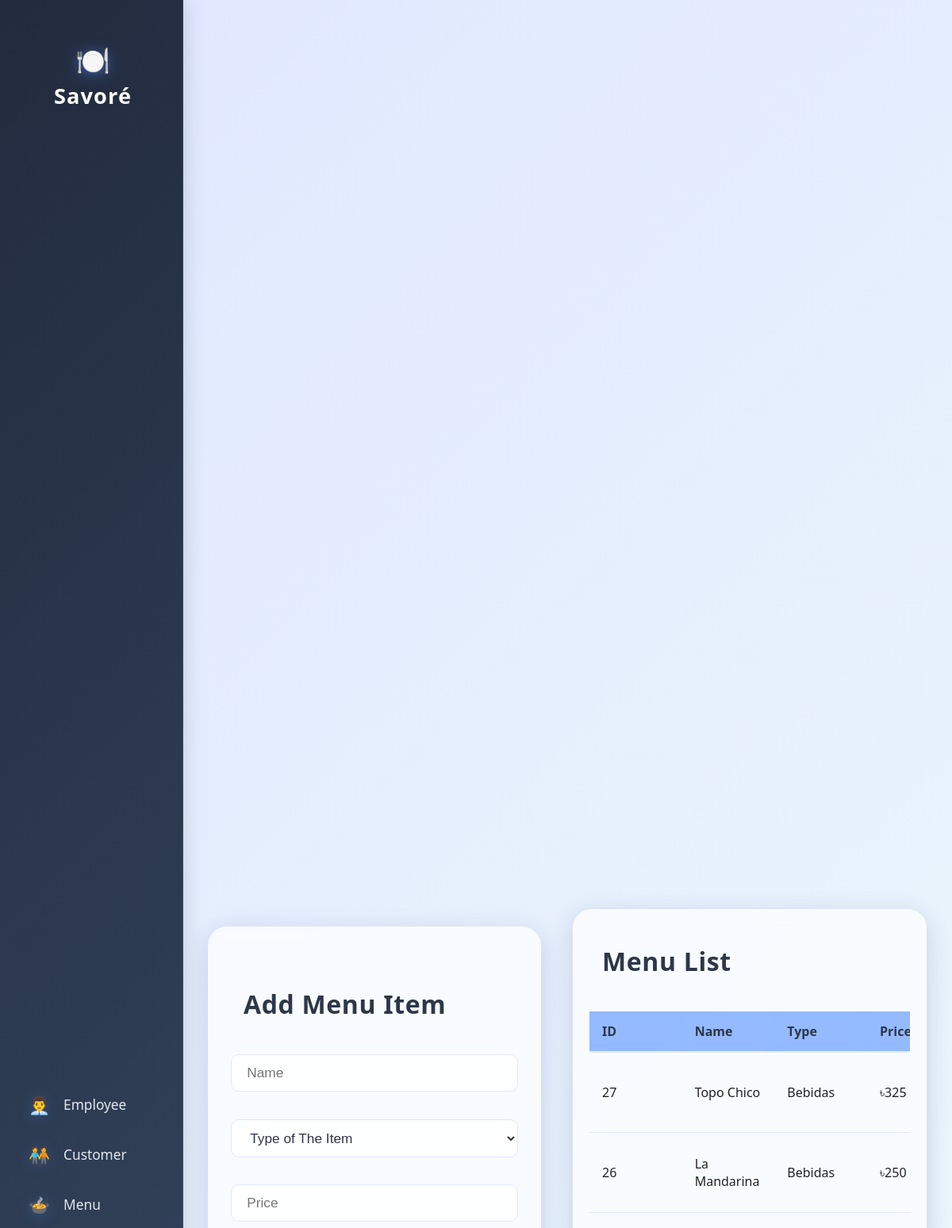
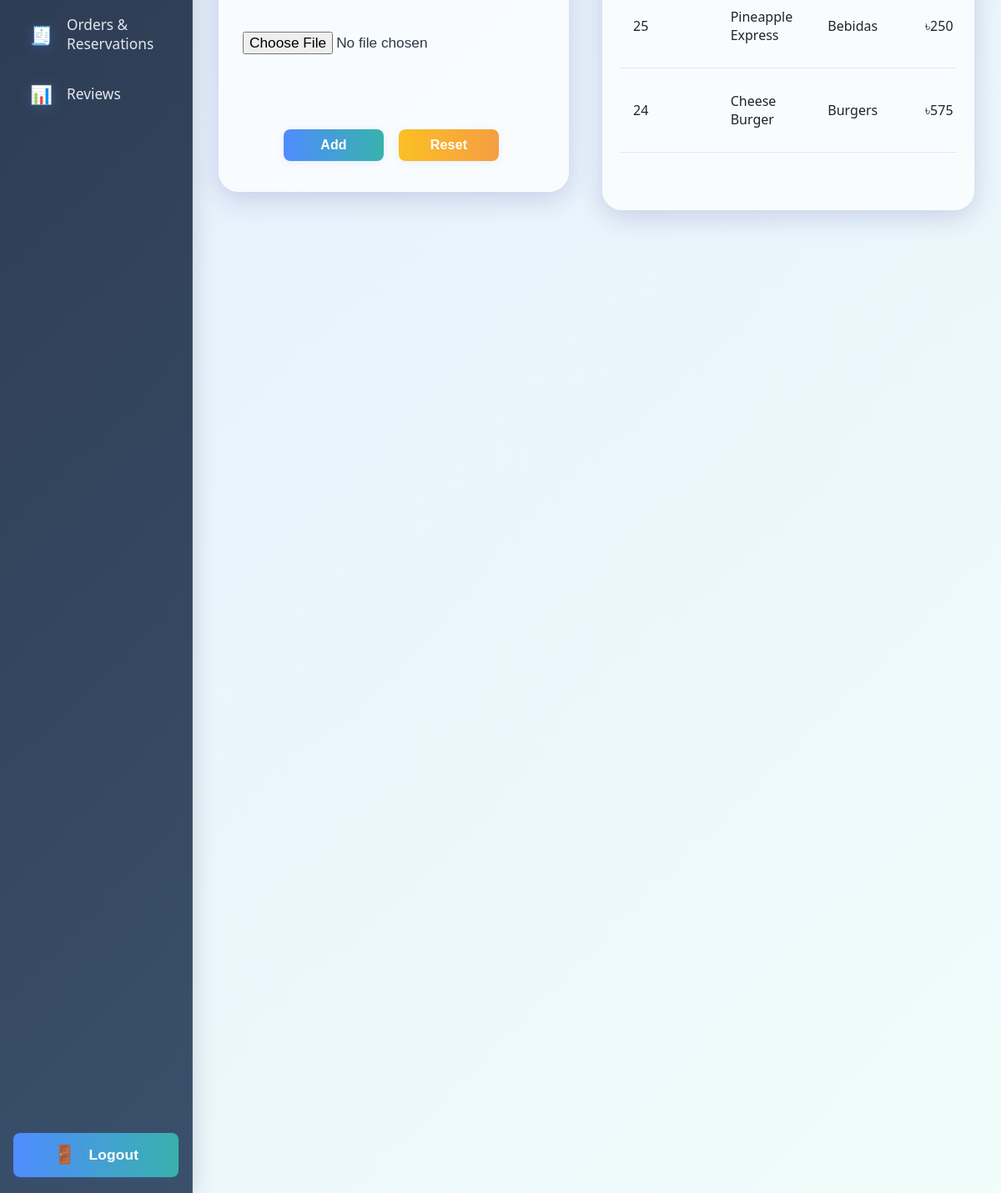
The page /admin/html/menu.php on the database its author committed (2 pictures, top to bottom).
### tables this page shows
CREATE TABLE `menu` (
  `id` int(10) UNSIGNED NOT NULL,
  `name` varchar(100) NOT NULL,
  `type` varchar(100) NOT NULL,
  `price` int(10) NOT NULL,
  `photo` blob NOT NULL
);

### admin/html/menu.php (the view, shortened to what this page needs)
<?php
require_once '../config/database.php';
$editMode = false;
$menuData = null;
?>
<!DOCTYPE html>
<html lang="en">
<head>
    <link rel="stylesheet" href="../styles/modern.css">
    <link rel="stylesheet" href="../styles/menu.css">
</head>
<body>
    <nav class="sidebar-container">
        <div class="sidebar-header">
            <a class="savore" href="../index.php">
                <span class="sidebar-logo">🍽️</span>
                <h1>Savoré</h1>
            </a>
        </div>
        <div class="sidebar-links">
            <ul>
                <li><a href="employee.php"><span class="sidebar-icon">👨‍💼</span> Employee</a></li>
                <li><a href="customer.php"><span class="sidebar-icon">🧑‍🤝‍🧑</span> Customer</a></li>
                <li><a href="menu.php"><span class="sidebar-icon">🍲</span> Menu</a></li>
                <li><a href="orders-list.php"><span class="sidebar-icon">🧾</span> Orders & Reservations</a></li>
                <li><a href="reviews.php"><span class="sidebar-icon">📊</span> Reviews</a></li>
            </ul>
        </div>
        <div class="sidebar-footer">
            <button class="sidebar-logout"><span class="sidebar-icon">🚪</span> Logout</button>
        </div>
    </nav>
    <main class="main-content">
        <div class="add-item-container">
            <h2><?php echo $editMode ? 'Edit Menu Item' : 'Add Menu Item'; ?></h2>
            <form method="POST" enctype="multipart/form-data">
                <input type="text" name="name" placeholder="Name"
                    value="<?php echo $editMode && $menuData ? htmlspecialchars($menuData['name']) : (isset($_POST['name']) ? htmlspecialchars($_POST['name']) : ''); ?>">
                <div class="field-error"><?php echo isset($errors['name']) ? htmlspecialchars($errors['name']) : ''; ?></div>
                <select name="type">
                    <option value="">Type of The Item</option>
                </select>
                <div class="field-error"><?php echo isset($errors['type']) ? htmlspecialchars($errors['type']) : ''; ?></div>
                <input type="number" name="price" placeholder="Price" min="1"
                    value="<?php echo $editMode && $menuData ? htmlspecialchars($menuData['price']) : (isset($_POST['price']) ? htmlspecialchars($_POST['price']) : ''); ?>">
                <div class="field-error"><?php echo isset($errors['price']) ? htmlspecialchars($errors['price']) : ''; ?></div>
                <input type="file" name="photo" accept="image/*" <?php echo $editMode ? '' : ''; ?>>
                <div class="field-error"><?php echo isset($errors['photo']) ? htmlspecialchars($errors['photo']) : ''; ?></div>
                <br>
                <div class="form-actions">
                    <?php if ($editMode): ?>
                        <button type="submit" name="update">Update</button>
                        <a href="menu.php" class="cancel-btn">Cancel</a>
                    <?php else: ?>
                        <button type="submit" name="submit">Add</button>
                        <button type="reset">Reset</button>
                    <?php endif; ?>
                </div>
            </form>
        </div>
        <div class="menu-list-container">
            <h2>Menu List</h2>
            <div class="table-wrapper">
                <table>
                    <thead>
                        <tr>
                            <th>ID</th>
                            <th>Name</th>
                            <th>Type</th>
                            <th>Price</th>
                        </tr>
                    </thead>
                    <tbody>
                        <?php
                        $result = $conn->query("SELECT * FROM menu ORDER BY id DESC");
                        if ($result->num_rows > 0) {
                            while ($row = $result->fetch_assoc()) {
                                echo "<tr>";
                                echo "<td>" . htmlspecialchars($row['id']) . "</td>";
                                echo "<td>" . htmlspecialchars($row['name']) . "</td>";
                                echo "<td>" . htmlspecialchars(ucfirst(str_replace('_', ' ', $row['type']))) . "</td>";
                                echo "<td>৳" . htmlspecialchars($row['price']) . "</td>";
                                echo "</tr>";
                            }
                        } else {
                            echo "<tr><td colspan='6'>No menu items found.</td></tr>";
                        }
                        ?>
                    </tbody>
                </table>
            </div>
        </div>
    </main>
</body>
</html>

### admin/styles/modern.css (style rules this page uses)
.sidebar-container { position: fixed; top: 0; left: 0; height: 100vh; width: 230px; background: linear-gradient(135deg, #232b3e 0%, #3a506b 100%); box-shadow: 2px 0 24px rgba(44, 62, 80, 0.18); color: #fff; display: flex; flex-direction: column; justify-content: space-between; align-items: stretch; z-index: 100; padding: 0; backdrop-filter: blur(16px) saturate(160%); border-right: 1.5px solid rgba(255,255,255,0.08); }
.sidebar-header { padding: 2.2rem 1rem 1.2rem 1rem; text-align: center; }
.sidebar-logo { font-size: 2.2rem; display: block; margin-bottom: 0.2rem; filter: drop-shadow(0 2px 8px #4f8cff88); }
.sidebar-header h1 { font-size: 1.7rem; font-weight: 800; letter-spacing: 0.04em; margin: 0; color: #fff; text-shadow: 0 2px 12px rgba(44,62,80,0.13); }
.sidebar-links { flex: 1; display: flex; flex-direction: column; justify-content: center; }
.sidebar-container ul { list-style: none; padding: 0; margin: 0; }
.sidebar-container ul li { margin: 0.2rem 0; }
.sidebar-container ul li a { display: flex; align-items: center; color: #e3e8ee; text-decoration: none; padding: 0.95rem 2rem; font-size: 1.08rem; border-left: 4px solid transparent; border-radius: 8px 0 0 8px; transition: background 0.18s, border-color 0.18s, color 0.18s; gap: 0.8rem; font-weight: 500; }
.sidebar-icon { font-size: 1.25em; display: inline-block; margin-right: 0.2em; filter: drop-shadow(0 2px 8px #4f8cff44); }
.sidebar-footer { padding: 1.7rem 1rem 1.2rem 1rem; text-align: center; }
.sidebar-logout { width: 100%; background: linear-gradient(90deg, #4f8cff 0%, #38b2ac 100%); color: #fff; border: none; border-radius: 8px; padding: 0.85rem 0; font-size: 1.08rem; font-weight: 600; cursor: pointer; transition: background 0.18s, color 0.18s; display: flex; align-items: center; justify-content: center; gap: 0.7rem; box-shadow: 0 2px 8px rgba(79, 140, 255, 0.10); }
.savore { display: block; color: #fff; text-decoration: none; padding: 1rem 2rem; font-size: 1.1rem; border-left: 4px solid transparent; transition: background 0.2s, border-color 0.2s, color 0.2s; }
body { background: linear-gradient(135deg, #e0e7ff 0%, #f0fdfa 100%); font-family: 'Segoe UI', 'Roboto', Arial, sans-serif; color: #222; min-height: 100vh; margin: 0; width: 100vw; overflow-x: hidden; }
h1, h2, h3, h4, h5, h6 { font-weight: 700; color: #2d3748; letter-spacing: 0.02em; }
main { background: none !important; box-shadow: none !important; border-radius: 0 !important; border: none !important; padding: 0 !important; max-width: none !important; width: auto !important; color: inherit !important; }
button, .btn { background: linear-gradient(90deg, #4f8cff 0%, #38b2ac 100%); color: #fff; border: none; border-radius: 8px; padding: 0.85rem 1.7rem; font-size: 1.08rem; font-weight: 600; cursor: pointer; box-shadow: 0 2px 8px 0 rgba(79, 140, 255, 0.10); transition: background 0.2s, transform 0.2s, box-shadow 0.2s; letter-spacing: 0.01em; }
input, textarea, select { border: 1.5px solid #e0e7ff; border-radius: 10px; padding: 0.75rem 1.2rem; font-size: 1.08rem; margin-bottom: 1.1rem; width: 100%; box-sizing: border-box; background: rgba(255,255,255,0.85); transition: border 0.2s, box-shadow 0.2s; color: #2d3748; font-weight: 500; outline: none; }
input[type="file"] { background: transparent; border: none; margin-bottom: 1.2rem; }

### rows shown on the page
menu: id "27", name "Topo Chico", type "Bebidas", price "325"
menu: id "26", name "La Mandarina", type "Bebidas", price "250"
menu: id "25", name "Pineapple Express", type "Bebidas", price "250"
menu: id "24", name "Cheese Burger", type "Burgers", price "575"
